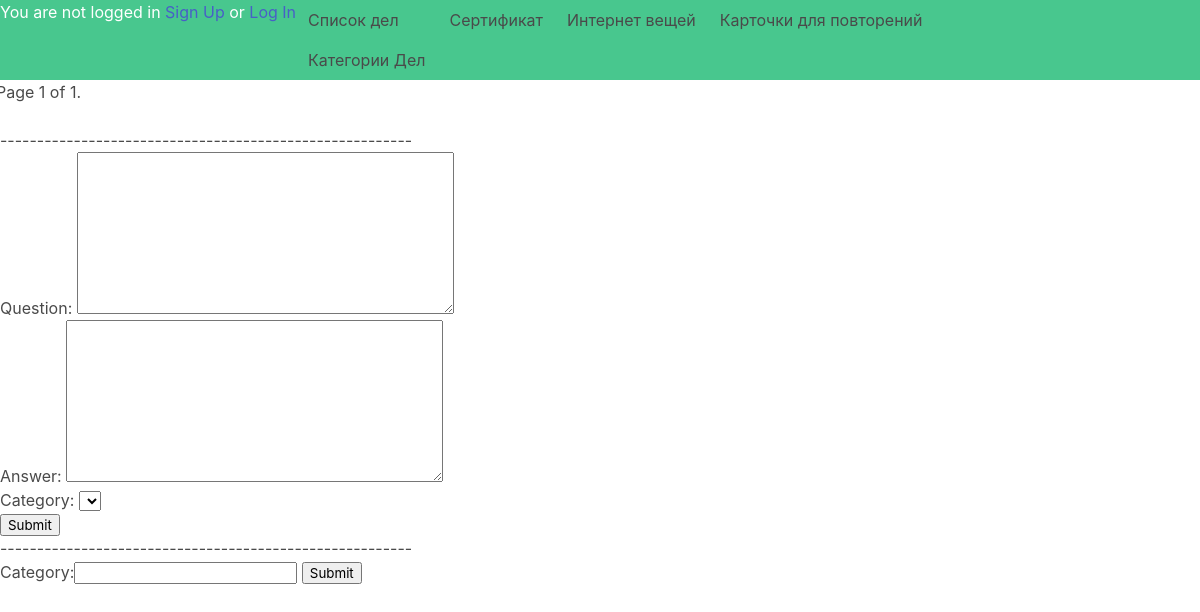
The app's page /flashcards/, older data.
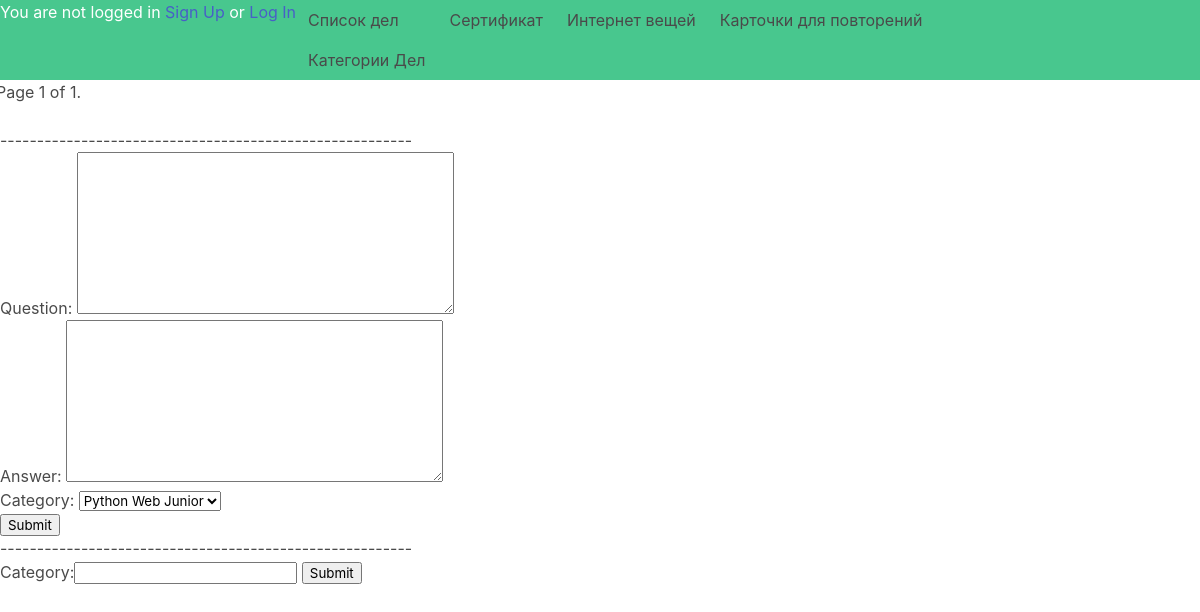
The same page, newer data.
### flashcards/models.py (models this page shows)
class Category(models.Model):
    category = models.CharField(max_length=300)
    def __str__(self):
        return self.category

### flashcards/views.py (the view, shortened to what this page needs)
# urls.py: path('', FlashCardView.as_view(), name='iot')
class FlashCardView(TemplateView):
    def get(self, request, *args, **kwargs):
        cards = FlashCard.objects.all()
        paginator = Paginator(cards, 1)
        formcard = FlashCardForm()
        formcategory = CategoryForm()
        page = request.GET.get('page')
        try:
            cards = paginator.page(page)
        except PageNotAnInteger:
            cards = paginator.page(1)
        except EmptyPage:
            cards = paginator.page(paginator.num_pages)
        return render(request, 'flashcard.html', {'formcard' : formcard, 'formcategory': formcategory, 'page' : page, 'cards' : cards})

### flashcards/form.py
class FlashCardForm(ModelForm):
    class Meta:
        model = FlashCard
        exclude = ('id','user')

class CategoryForm(ModelForm):
    class Meta:
        model = Category
        exclude = "__all__"

### templates/flashcard.html (shortened to what this page needs)
{% extends 'base.html' %}
{% block content %}
{% include "pagination.html" with page=cards %}
--------------------------------------------------------
<form action="/flashcards/" method="POST">
    {{ formcard.as_p }}
    <input type="submit" value="Submit" />
</form>
--------------------------------------------------------
<form action="/flashcards/" method="POST">
    {{ formcategory }}
    <input type="submit" value="Submit" />
</form>
{% endblock %}

Row changes from the older to the newer data that the page shows:
added Category: category "Python Web Junior"
